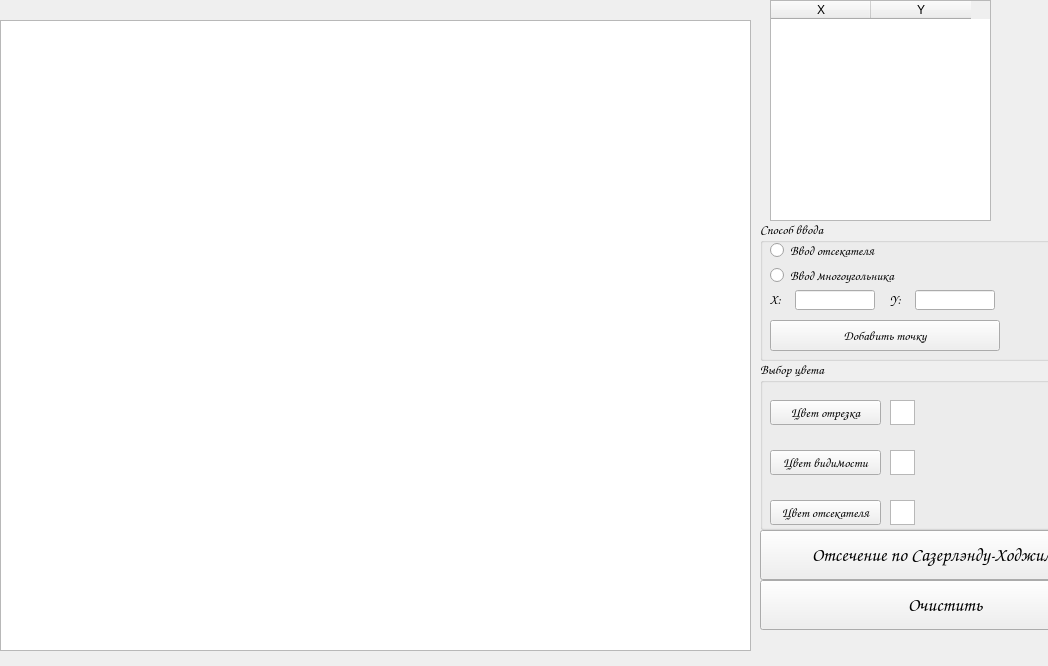
<?xml version="1.0" encoding="UTF-8"?>
<ui version="4.0">
 <class>MainWindow</class>
 <widget class="QMainWindow" name="MainWindow">
  <property name="geometry">
   <rect>
    <x>0</x>
    <y>0</y>
    <width>1048</width>
    <height>666</height>
   </rect>
  </property>
  <property name="windowTitle">
   <string>MainWindow</string>
  </property>
  <widget class="QWidget" name="centralWidget">
   <widget class="QPushButton" name="clear_all_btn">
    <property name="geometry">
     <rect>
      <x>760</x>
      <y>580</y>
      <width>370</width>
      <height>50</height>
     </rect>
    </property>
    <property name="font">
     <font>
      <family>Comic Sans MS</family>
      <pointsize>14</pointsize>
     </font>
    </property>
    <property name="text">
     <string>Очистить</string>
    </property>
   </widget>
   <widget class="QGraphicsView" name="mainview">
    <property name="geometry">
     <rect>
      <x>0</x>
      <y>20</y>
      <width>751</width>
      <height>631</height>
     </rect>
    </property>
   </widget>
   <widget class="QGroupBox" name="groupBox">
    <property name="geometry">
     <rect>
      <x>760</x>
      <y>360</y>
      <width>300</width>
      <height>170</height>
     </rect>
    </property>
    <property name="font">
     <font>
      <family>Comic Sans MS</family>
      <pointsize>10</pointsize>
     </font>
    </property>
    <property name="title">
     <string>Выбор цвета</string>
    </property>
    <widget class="QPushButton" name="line_color_btn">
     <property name="geometry">
      <rect>
       <x>10</x>
       <y>40</y>
       <width>111</width>
       <height>25</height>
      </rect>
     </property>
     <property name="text">
      <string>Цвет отрезка</string>
     </property>
    </widget>
    <widget class="QPushButton" name="clip_color_btn">
     <property name="geometry">
      <rect>
       <x>10</x>
       <y>90</y>
       <width>111</width>
       <height>25</height>
      </rect>
     </property>
     <property name="text">
      <string>Цвет видимости</string>
     </property>
    </widget>
    <widget class="QGraphicsView" name="graphicsView_4">
     <property name="geometry">
      <rect>
       <x>130</x>
       <y>40</y>
       <width>25</width>
       <height>25</height>
      </rect>
     </property>
    </widget>
    <widget class="QGraphicsView" name="graphicsView_5">
     <property name="geometry">
      <rect>
       <x>130</x>
       <y>90</y>
       <width>25</width>
       <height>25</height>
      </rect>
     </property>
    </widget>
    <widget class="QPushButton" name="clipper_color_btn">
     <property name="geometry">
      <rect>
       <x>10</x>
       <y>140</y>
       <width>111</width>
       <height>25</height>
      </rect>
     </property>
     <property name="text">
      <string>Цвет отсекателя</string>
     </property>
    </widget>
    <widget class="QGraphicsView" name="graphicsView_6">
     <property name="geometry">
      <rect>
       <x>130</x>
       <y>140</y>
       <width>25</width>
       <height>25</height>
      </rect>
     </property>
    </widget>
   </widget>
   <widget class="QGroupBox" name="groupBox_2">
    <property name="geometry">
     <rect>
      <x>760</x>
      <y>220</y>
      <width>300</width>
      <height>141</height>
     </rect>
    </property>
    <property name="font">
     <font>
      <family>Comic Sans MS</family>
      <pointsize>10</pointsize>
     </font>
    </property>
    <property name="title">
     <string>Способ ввода</string>
    </property>
    <widget class="QRadioButton" name="radio_clipper">
     <property name="geometry">
      <rect>
       <x>10</x>
       <y>20</y>
       <width>241</width>
       <height>20</height>
      </rect>
     </property>
     <property name="text">
      <string>Ввод отсекателя</string>
     </property>
    </widget>
    <widget class="QRadioButton" name="radio_figure">
     <property name="geometry">
      <rect>
       <x>10</x>
       <y>45</y>
       <width>161</width>
       <height>20</height>
      </rect>
     </property>
     <property name="text">
      <string>Ввод многоугольника</string>
     </property>
    </widget>
    <widget class="QLineEdit" name="x_point">
     <property name="geometry">
      <rect>
       <x>35</x>
       <y>70</y>
       <width>80</width>
       <height>20</height>
      </rect>
     </property>
    </widget>
    <widget class="QLabel" name="label_11">
     <property name="geometry">
      <rect>
       <x>10</x>
       <y>70</y>
       <width>20</width>
       <height>20</height>
      </rect>
     </property>
     <property name="text">
      <string>&lt;html&gt;&lt;head/&gt;&lt;body&gt;&lt;p&gt;X: &lt;/p&gt;&lt;/body&gt;&lt;/html&gt;</string>
     </property>
    </widget>
    <widget class="QLabel" name="label_12">
     <property name="geometry">
      <rect>
       <x>130</x>
       <y>70</y>
       <width>20</width>
       <height>20</height>
      </rect>
     </property>
     <property name="text">
      <string>&lt;html&gt;&lt;head/&gt;&lt;body&gt;&lt;p&gt;Y: &lt;/p&gt;&lt;/body&gt;&lt;/html&gt;</string>
     </property>
    </widget>
    <widget class="QLineEdit" name="y_point">
     <property name="geometry">
      <rect>
       <x>155</x>
       <y>70</y>
       <width>80</width>
       <height>20</height>
      </rect>
     </property>
    </widget>
    <widget class="QPushButton" name="add_point_btn">
     <property name="geometry">
      <rect>
       <x>10</x>
       <y>100</y>
       <width>230</width>
       <height>31</height>
      </rect>
     </property>
     <property name="text">
      <string>Добавить точку</string>
     </property>
    </widget>
   </widget>
   <widget class="QPushButton" name="clip_all_btn">
    <property name="geometry">
     <rect>
      <x>760</x>
      <y>530</y>
      <width>370</width>
      <height>50</height>
     </rect>
    </property>
    <property name="font">
     <font>
      <family>Comic Sans MS</family>
      <pointsize>14</pointsize>
     </font>
    </property>
    <property name="text">
     <string>Отсечение по Сазерлэнду-Ходжимену</string>
    </property>
   </widget>
   <widget class="QTableWidget" name="table">
    <property name="geometry">
     <rect>
      <x>770</x>
      <y>0</y>
      <width>221</width>
      <height>221</height>
     </rect>
    </property>
    <column>
     <property name="text">
      <string>X</string>
     </property>
    </column>
    <column>
     <property name="text">
      <string>Y</string>
     </property>
    </column>
   </widget>
  </widget>
 </widget>
 <layoutdefault spacing="6" margin="11"/>
 <resources/>
 <connections/>
</ui>
